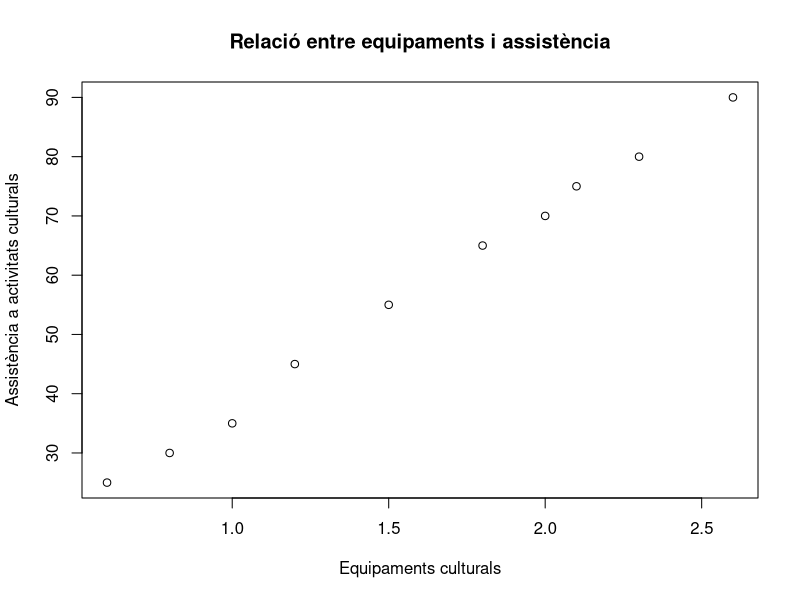
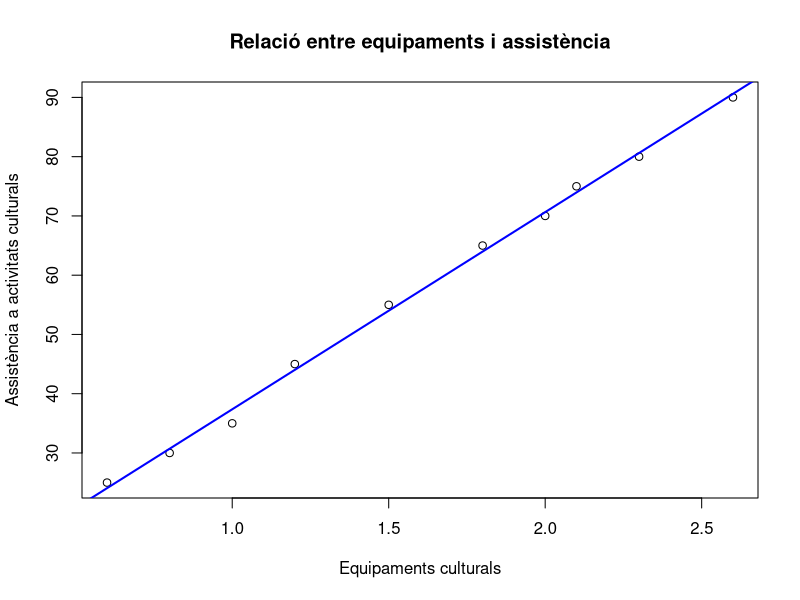

Recreate these plots in R, in order.
## ---- chunk 1
cultura <- data.frame(municipi = paste0("Municipi_", 1:10),
                      equipaments_per_10k = c(1.2, 0.8, 2.0, 1.5, 2.3, 0.6, 1.8, 2.6, 1.0, 2.1),
                      assistencia_per_1000 = c(45, 30, 70, 55, 80, 25, 65, 90, 35, 75))

cultura

## ---- chunk 2
plot(cultura$equipaments_per_10k, cultura$assistencia_per_1000,
     xlab = "Equipaments culturals",
     ylab = "Assistència a activitats culturals",
     main = "Relació entre equipaments i assistència")

## ---- chunk 3
model_cultura <- lm(formula = assistencia_per_1000 ~ equipaments_per_10k,
                    data = cultura)

summary(model_cultura)

## ---- chunk 4
plot(cultura$equipaments_per_10k, cultura$assistencia_per_1000,
     xlab = "Equipaments culturals",
     ylab = "Assistència a activitats culturals",
     main = "Relació entre equipaments i assistència")

abline(model_cultura, lwd = 2, col = "blue")

## ---- chunk 5
nou_municipi <- data.frame(equipaments_per_10k = 1.7)

predict(model_cultura, newdata = nou_municipi)

## ---- chunk 6
cultura.act <- data.frame(municipi = paste0("M", 1:10),
                          equipaments_per_10k = c(1.2, 0.8, 2.0, 1.5, 2.3, 0.6, 1.8, 2.6, 1.0, 2.1),
                          despesa_cultural = c(85, 60, 120, 95, 130, 55, 110, 150, 70, 125),
                          assistencia_per_1000 = c(45, 30, 70, 55, 80, 25, 65, 90, 35, 75))

cultura.act

## ---- chunk 7
model_multiple <- lm(assistencia_per_1000 ~ 
                       equipaments_per_10k + 
                       despesa_cultural,
                     data = cultura.act)

summary(model_multiple)

## ---- chunk 8
nou_municipi <- data.frame(
  equipaments_per_10k = 1.7,
  despesa_cultural = 100
)

predict(model_multiple, newdata = nou_municipi)

## ---- chunk 9
restaurants <- read.table("data/restaurants.txt", header=T, sep = "\t")
print(restaurants)
